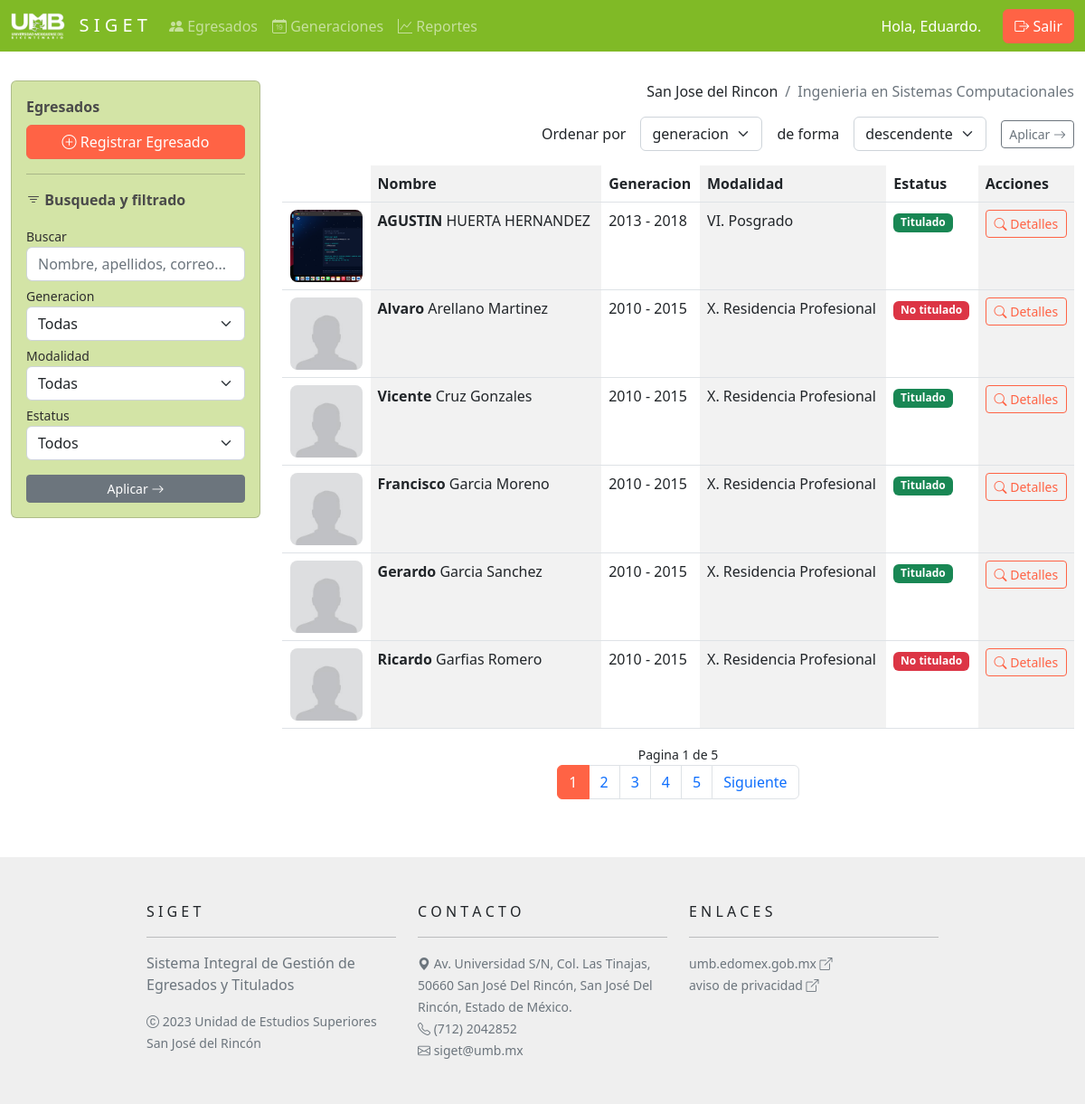
/ (signed in), run on the app's committed database.
### models.py (models this page shows)
class Usuarios(Database):
    __tablename__ = "usuarios"
    id = Column(Integer, primary_key=True)
    matricula = Column(String(11))
    nombre = Column(String(32))
    apellido_paterno = Column(String(32))
    apellido_materno = Column(String(32))
    clave = Column(String(64))
    unidad_id = Column(Integer, ForeignKey('unidades.id'))
    unidad = relationship("Unidades")
    carrera_id = Column(Integer, ForeignKey('carreras.id'))
    carrera = relationship("Carreras")

class Unidades(Database):
    __tablename__ = "unidades"
    id = Column(Integer, primary_key=True)
    nombre = Column(String(54))

class Carreras(Database):
    __tablename__ = "carreras"
    id = Column(Integer, primary_key=True)
    nombre = Column(String(54))

class Egresados(Database):
    __tablename__ = "egresados"
    id = Column(Integer, primary_key=True)
    matricula = Column(String(10))
    nombre = Column(String(50))
    apellidos = Column(String(150))
    domicilio = Column(String(150))
    curp = Column(String(20))
    telefono = Column(String(10))
    correo = Column(String(50))
    sexo = Column(String(1))
    estatus = Column(Integer)
    comentarios = Column(String(250))
    foto = Column(String(54))
    modalidad_id = Column(Integer, ForeignKey('modalidades.id'))
    modalidad = relationship("Modalidades")
    generacion_id = Column(Integer, ForeignKey('generaciones.id'))
    generacion = relationship("Generaciones")
    unidad_id = Column(Integer, ForeignKey('unidades.id'))
    unidad = relationship("Unidades")
    carrera_id = Column(Integer, ForeignKey('carreras.id'))
    carrera = relationship("Carreras")
    ficheros = relationship("Ficheros", back_populates='egresado')

class Generaciones(Database):
    __tablename__ = "generaciones"
    id = Column(Integer, primary_key=True)
    anio_inicio = Column(Integer)
    anio_final = Column(Integer)
    foto = Column(String(54))
    unidad_id = Column(Integer, ForeignKey('unidades.id'))
    unidad = relationship("Unidades")
    carrera_id = Column(Integer, ForeignKey('carreras.id'))
    carrera = relationship("Carreras")

class Modalidades(Database):
    __tablename__ = "modalidades"
    id = Column(Integer, primary_key=True)
    nombre = Column(String(50))
    descripcion = Column(String(150))
    manual = Column(String(54))

### server.py (the view, shortened to what this page needs)
@app.route('/', methods=['GET', 'POST'])
def home():
    session_type = get_session_type()
    if not session_type:
        return redirect(url_for('info'))
    session_user = get_user_from_session()
    egresados = db_session.query(models.Egresados)
    busqueda = request.args.get('buscar')
    generacion = request.args.get('generacion')
    if generacion and generacion != '' and generacion != 'all':
        egresados = egresados.filter(models.Egresados.generacion_id==generacion)
    modalidad = request.args.get('modalidad')
    if modalidad and modalidad != '' and modalidad != 'all':
        egresados = egresados.filter(models.Egresados.modalidad_id==modalidad)
    estatus = request.args.get('estatus')
    if estatus and estatus != '' and estatus != 'all':
        egresados = egresados.filter(models.Egresados.estatus==estatus)
    unidad = request.args.get('unidad')
    if unidad and unidad != '' and unidad != 'all':
        egresados = egresados.filter(models.Egresados.unidad_id==unidad)
    carrera = request.args.get('carrera')
    if carrera and carrera != '' and carrera != 'all':
        egresados = egresados.filter(models.Egresados.carrera_id==carrera)
    generaciones = db_session.query(models.Generaciones)
    if session_type == 'user':
        egresados = egresados.filter(
            and_(
                models.Egresados.unidad_id==session_user.unidad_id,
                models.Egresados.carrera_id==session_user.carrera_id
            )
        )
        generaciones = generaciones.filter(
            and_(
                models.Generaciones.unidad_id==session_user.unidad_id,
                models.Generaciones.carrera_id==session_user.carrera_id
            )
        )
    sort = request.args.get('sort')
    order = request.args.get('order')
    if sort and sort == 'nombre':
        if order and order == 'asc':
            egresados = egresados.order_by(models.Egresados.nombre.asc())
        else:
            egresados = egresados.order_by(models.Egresados.nombre.desc())
    elif sort and sort == 'apellidos':
        if order and order == 'asc':
            egresados = egresados.order_by(models.Egresados.apellidos.asc())
        else:
            egresados = egresados.order_by(models.Egresados.apellidos.desc())
    elif sort and sort == 'modalidad':
        if order and order == 'asc':
            egresados = egresados.join(models.Modalidades).order_by(models.Modalidades.nombre.asc())
        else:
            egresados = egresados.join(models.Modalidades).order_by(models.Modalidades.nombre.desc())
    elif sort and sort == 'estatus':
        if order and order == 'asc':
            egresados = egresados.order_by(models.Egresados.estatus.asc())
        else:
            egresados = egresados.order_by(models.Egresados.estatus.desc())
    elif sort and sort == 'generacion':
        if order and order == 'asc':
            egresados = egresados.join(models.Generaciones).order_by(models.Generaciones.anio_inicio.asc())
    else:
        egresados = egresados.join(models.Generaciones).order_by(models.Generaciones.anio_inicio.desc())
    page = request.args.get('page')
    page = int(page) if (page and page != '') else 1
    page_size = 6
    pages_count = ceil(egresados.count() / page_size)
    page_offset = (page - 1) * page_size
    page_limit = page_offset + page_size
    egresados = egresados.slice(page_offset, page_limit)
    egresados = egresados.all()
    include = request.args.get('include')
    if include and include != '':
        include = db_session.query(models.Egresados).get(include)
        if include and not include in egresados:
            egresados.insert(0, include)
    generaciones = generaciones.all()
    modalidades = db_session.query(models.Modalidades).all()
    unidades = []
    carreras = []
    if session_type == 'admin':
        unidades = db_session.query(models.Unidades).all()
        carreras = db_session.query(models.Carreras).all()
    return render_template('home.html',
        generaciones=generaciones,
        modalidades=modalidades,
        egresados=egresados,
        page=page,
        page_size=page_size,
        pages_count=pages_count,
        session_type=session_type,
        session_user=session_user,
        unidades=unidades,
        carreras=carreras,
        args=request.args.to_dict())

### server.py (called while the page is built)
def get_session_type():
    return session.get('type', None)

def get_user_from_session():
    user_id = session.get('user_id', None)
    if user_id:
        return db_session.query(models.Usuarios).get(user_id)
    return None

@app.teardown_request
def remove_session(ex=None):
    db_session.remove()

### templates/home.html (shortened to what this page needs)
{% extends 'base.html' %}
{% block body %}
    <div class="row justify-content-center mt-3">
        <div class="col-lg-3 mt-3">
            <div class="card text-bg-dark" style="width: 100%;">
                <div class="card-body">
                    <div class="d-grid gap-2">
                        {% if session_type and session_type == 'user' %}
                            {% include 'egresados/registrar-egresado-modal.html' %}
                        {% else %}
                            <p>Como administrador, no puedes registrar o editar egresados.</p>
                        {% endif %}
                    </div>
                    <hr>
                    <div class="mt-3">
                        {% include 'busqueda-form.html' %}
                    </div>
                </div>
            </div>
        </div>
        <div class="col-lg-9 mt-3">
            <div class="row justify-content-end">
                <div class="col-md-auto">
                    {% include 'navpath.html' %}
                </div>
            </div>
            {% include 'ordenar-form.html' %}
            {% include 'egresados/tabla-egresados.html' %}
            <div class="row justify-content-center">
                <div class="col-md-auto">
                    {% include 'paginate.html' %}
                </div>
            </div>
        </div>
    </div>
{% endblock %}

### templates/navbar.html (shortened to what this page needs)
<nav class="navbar navbar-expand-lg navbar-dark bg-dark d-print-none">
    <div class="container-fluid">
      <a class="navbar-brand" href="{{ url_for('info') }}">
        <img src="{{ url_for('static', filename='img/umb-white.png') }}" alt="Logo UMB" width="60" class="d-inline-block align-text-top">
        &nbsp; S I G E T
      </a>
      <div class="collapse navbar-collapse" id="navbarNav">
        <ul class="navbar-nav me-auto">
          {% if session_type %}
            <li class="nav-item">
              <a class="nav-link" href="{{ url_for('home') }}">
                <i class="bi bi-people-fill"></i>
                Egresados
              </a>
            </li>
            <li class="nav-item">
              <a class="nav-link" href="{{ url_for('generaciones') }}">
                <i class="bi bi-calendar-date"></i>
                Generaciones
              </a>
            </li>
            <li class="nav-item">
              <a class="nav-link" href="{{ url_for('reportes') }}">
                <i class="bi bi-graph-up"></i>
                Reportes
              </a>
            </li>
          {% endif %}
        </ul>
        <div class="d-flex">
          <div class="row align-items-center">
            <div class="col-auto">
              {% if session_type and session_type=='admin' %}
                <div class="row text-white g-3">
                  <div class="col-lg-auto">
                    Hola, root.
                  </div>
                </div>
              {% elif session_type %}
                <div class="row text-white g-3">
                  <div class="col-lg-auto">
                    Hola, {{ session_user.nombre }}.
                  </div>
                </div>
              {% endif %}
            </div>
            <div class="col-auto">
              {% if not session_type %}
                <a class="btn btn-primary" href="{{ url_for('login') }}">
                  <i class="bi bi-box-arrow-in-right"></i>
                  Ingresar
                </a>
              {% else %}
                <a class="btn btn-primary" href="{{ url_for('logout') }}">
                  <i class="bi bi-box-arrow-right"></i>
                  Salir
                </a>
              {% endif %}
            </div>
          </div>
        </div>
      </div>
    </div>
  </nav>

### templates/navpath.html
{% if session_type == 'user' %}
  <nav aria-label="breadcrumb">
    <ol class="breadcrumb">
      <li class="breadcrumb-item">{{ session_user.unidad.nombre }}</li>
      <li class="breadcrumb-item active">{{ session_user.carrera.nombre }}</li>
    </ol>
  </nav>
{% endif %}

### templates/egresados/tabla-egresados.html (shortened to what this page needs)
<div class="table-responsive">
    <table class="table table-striped-columns table-hover">
        <thead>
            <tr>
                <th></th>
                <th>Nombre</th>
                <th>Generacion</th>
                <th>Modalidad</th>
                <th>Estatus</th>
                <th>{% if session_type == 'user' %} Acciones {% else %} UES/Carrera {% endif %}</th>
            </tr>
        </thead>
        <tbody>
            {% for egresado in egresados %}
                <tr>
                    <td>
                        {% if egresado.foto != 'default.png' %}
                            <img class="foto-perfil mx-auto d-block" src="{{ url_for('static', filename='img/egresado/'+egresado.foto) }}" alt="Fotografia">
                        {% else %}
                            {% if egresado.sexo == '0' %}
                                <img class="foto-perfil mx-auto d-block" src="{{ url_for('static', filename='img/egresado/default-m.jpg') }}" alt="Fotografia">
                            {% else %}
                                <img class="foto-perfil mx-auto d-block" src="{{ url_for('static', filename='img/egresado/default-w.jpg') }}" alt="Fotografia">
                            {% endif %}
                        {% endif %}
                    </td>
                    <td><b>{{ egresado.nombre }}</b> {{ egresado.apellidos }}</td>
                    <td>{{ egresado.generacion.anio_inicio }} - {{ egresado.generacion.anio_final }}</td>
                    <td>
                        {% if egresado.modalidad.manual != 'default.pdf' %}
                            <a href="{{ url_for('static', filename='manual/'+egresado.modalidad.manual) }}" target="_blank" style="text-decoration: none;">
                                {{ egresado.modalidad.nombre }} <i class="bi bi-box-arrow-up-right"></i>
                            </a>
                        {% else %}
                            {{ egresado.modalidad.nombre }}
                        {% endif %}
                    </td>
                    <td>
                        {% if egresado.estatus == 0 %}
                            <span class="badge text-bg-secondary">Pendiente</span>
                        {% elif egresado.estatus == 1 %}
                            <span class="badge text-bg-warning">Seguimiento</span>
                        {% elif egresado.estatus == 2 %}
                            <span class="badge text-bg-danger">No titulado</span>
                        {% else %}
                            <span class="badge text-bg-success">Titulado</span>
                        {% endif %}
                    </td>
                    <td>
                        {% if session_type == 'user' %}
                            <div class="d-grid gap-2">
                                <button class="btn btn-outline-primary btn-sm" data-bs-toggle="modal" data-bs-target="#modal-egresado-{{ egresado.id }}"><i class="bi bi-search"></i> Detalles</button>
                            </div>
                        {% else %}
                            <b>{{ egresado.unidad.nombre }}</b> <br>
                            {{ egresado.carrera.nombre }}
                        {% endif %}
                    </td>
                </tr>
            {% endfor %}
        </tbody>
    </table>
</div>

### static/css/custom.css (style rules this page uses)
.foto-perfil { max-width: 80px; border-radius: 10%; }
.bg-dark { background-color: #80ba26 !important; }
.text-bg-dark { background-color: #d3e4a6 !important; color: rgb(46, 46, 46) !important; }
.btn-primary { --bs-btn-bg: #ff6345; --bs-btn-border-color: #f3674c; --bs-btn-hover-bg: #ff826a; --bs-btn-hover-border-color: #ff6345; --bs-btn-active-bg: #ab351e; --bs-btn-active-border-color: #ff6345; }
.btn-outline-primary { --bs-btn-color: #ff6345; --bs-btn-border-color: #ff6345; --bs-btn-hover-bg: #ff6345; --bs-btn-hover-border-color: #a13823; --bs-btn-focus-shadow-rgb: 13,110,253; --bs-btn-active-bg: #ff6345; --bs-btn-active-border-color: #842029; }

### data on the page
Usuarios: nombre "Eduardo"
Unidades: unidad.nombre "San Jose del Rincon"
Carreras: carrera.nombre "Ingenieria en Sistemas Computacionales"
Egresados: foto (picture), nombre "AGUSTIN", apellidos "HUERTA HERNANDEZ", generacion.anio_inicio "2013", generacion.anio_final "2018", modalidad.nombre "VI. Posgrado", estatus "Titulado"
Egresados: nombre "Alvaro", apellidos "Arellano Martinez", generacion.anio_inicio "2010", generacion.anio_final "2015", modalidad.nombre "X. Residencia Profesional", estatus "No titulado"
Egresados: nombre "Vicente", apellidos "Cruz Gonzales", generacion.anio_inicio "2010", generacion.anio_final "2015", modalidad.nombre "X. Residencia Profesional", estatus "Titulado"
Egresados: nombre "Francisco", apellidos "Garcia Moreno", generacion.anio_inicio "2010", generacion.anio_final "2015", modalidad.nombre "X. Residencia Profesional", estatus "Titulado"
Egresados: nombre "Gerardo", apellidos "Garcia Sanchez", generacion.anio_inicio "2010", generacion.anio_final "2015", modalidad.nombre "X. Residencia Profesional", estatus "Titulado"
Egresados: nombre "Ricardo", apellidos "Garfias Romero", generacion.anio_inicio "2010", generacion.anio_final "2015", modalidad.nombre "X. Residencia Profesional", estatus "No titulado"

### other printed values
{{ page }} "1"
{{ pages_count }} "5"
{{ i+1 }} "1" "2" "3" "4" "5"
